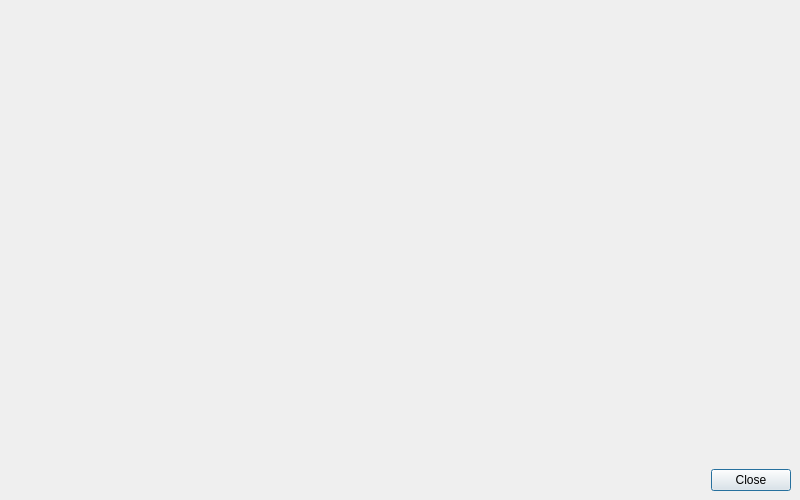
<?xml version="1.0" encoding="UTF-8"?>
<ui version="4.0">
 <class>W_FoldableTabChildWindow</class>
 <widget class="QDialog" name="W_FoldableTabChildWindow">
  <property name="geometry">
   <rect>
    <x>0</x>
    <y>0</y>
    <width>800</width>
    <height>500</height>
   </rect>
  </property>
  <property name="windowTitle">
   <string>折叠窗口</string>
  </property>
  <layout class="QVBoxLayout" name="verticalLayout" stretch="1,0">
   <property name="spacing">
    <number>0</number>
   </property>
   <property name="leftMargin">
    <number>0</number>
   </property>
   <property name="topMargin">
    <number>0</number>
   </property>
   <property name="rightMargin">
    <number>0</number>
   </property>
   <property name="bottomMargin">
    <number>0</number>
   </property>
   <item>
    <widget class="QWidget" name="widget_context" native="true"/>
   </item>
   <item>
    <widget class="QWidget" name="widget_button" native="true">
     <layout class="QVBoxLayout" name="verticalLayout_2">
      <property name="leftMargin">
       <number>9</number>
      </property>
      <property name="topMargin">
       <number>0</number>
      </property>
      <property name="rightMargin">
       <number>9</number>
      </property>
      <property name="bottomMargin">
       <number>9</number>
      </property>
      <item>
       <widget class="QDialogButtonBox" name="buttonBox">
        <property name="orientation">
         <enum>Qt::Horizontal</enum>
        </property>
        <property name="standardButtons">
         <set>QDialogButtonBox::Close</set>
        </property>
       </widget>
      </item>
     </layout>
    </widget>
   </item>
  </layout>
 </widget>
 <resources/>
 <connections>
  <connection>
   <sender>buttonBox</sender>
   <signal>rejected()</signal>
   <receiver>W_FoldableTabChildWindow</receiver>
   <slot>reject()</slot>
   <hints>
    <hint type="sourcelabel">
     <x>345</x>
     <y>303</y>
    </hint>
    <hint type="destinationlabel">
     <x>286</x>
     <y>274</y>
    </hint>
   </hints>
  </connection>
 </connections>
</ui>
